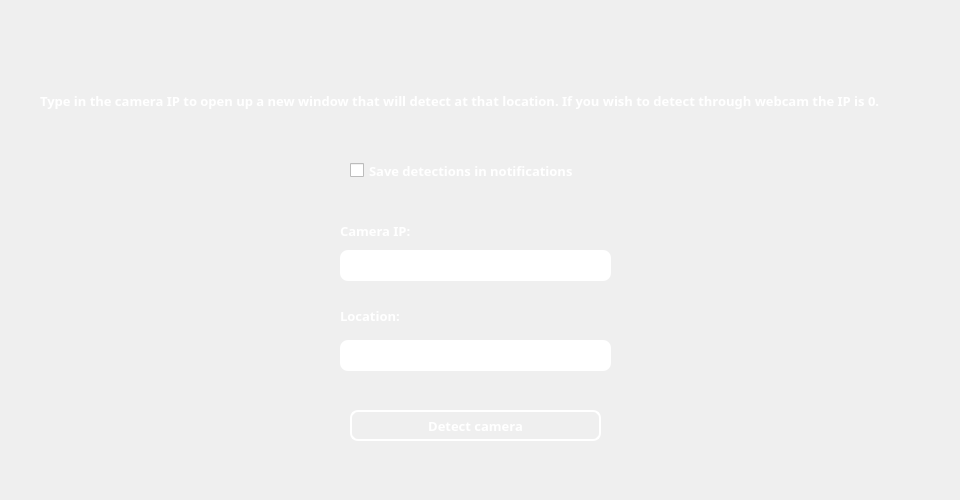
      <widget class="QWidget" name="detect_webcam_page">
       <widget class="QLabel" name="label_10">
        <property name="geometry">
         <rect>
          <x>40</x>
          <y>40</y>
          <width>911</width>
          <height>121</height>
         </rect>
        </property>
        <property name="font">
         <font>
          <family>Segoe UI Semibold</family>
          <pointsize>10</pointsize>
          <weight>75</weight>
          <bold>true</bold>
         </font>
        </property>
        <property name="styleSheet">
         <string notr="true">QLabel#label_10{
color: white;
}</string>
        </property>
        <property name="text">
         <string>Type in the camera IP to open up a new window that will detect at that location. If you wish to detect through webcam the IP is 0.</string>
        </property>
       </widget>
       <widget class="QLabel" name="label_13">
        <property name="geometry">
         <rect>
          <x>340</x>
          <y>220</y>
          <width>91</width>
          <height>21</height>
         </rect>
        </property>
        <property name="font">
         <font>
          <family>Segoe WP Semibold</family>
          <pointsize>10</pointsize>
          <weight>75</weight>
          <bold>true</bold>
         </font>
        </property>
        <property name="styleSheet">
         <string notr="true">QLabel#label_13{
color:white;
}</string>
        </property>
        <property name="text">
         <string>Camera IP:</string>
        </property>
       </widget>
       <widget class="QLabel" name="label_14">
        <property name="geometry">
         <rect>
          <x>340</x>
          <y>300</y>
          <width>81</width>
          <height>31</height>
         </rect>
        </property>
        <property name="font">
         <font>
          <family>Segoe WP Semibold</family>
          <pointsize>10</pointsize>
          <weight>75</weight>
          <bold>true</bold>
         </font>
        </property>
        <property name="styleSheet">
         <string notr="true">QLabel#label_14{
color:white;
}</string>
        </property>
        <property name="text">
         <string>Location:</string>
        </property>
       </widget>
       <widget class="QPushButton" name="detectCamera">
        <property name="geometry">
         <rect>
          <x>350</x>
          <y>410</y>
          <width>251</width>
          <height>31</height>
         </rect>
        </property>
        <property name="font">
         <font>
          <family>Segoe WP Semibold</family>
          <pointsize>10</pointsize>
          <weight>75</weight>
          <bold>true</bold>
         </font>
        </property>
        <property name="styleSheet">
         <string notr="true">QPushButton#detectCamera{
	background-color: Transparent;
    background-repeat:no-repeat;
    border: 2px solid white;
	color: white;
border-radius:8px;

}
QPushButton:hover#detectCamera{
	background-color: white;
    border-color: white;
	color: black;
border-radius: 8px;
    border: 2px solid white;
}</string>
        </property>
        <property name="text">
         <string>Detect camera</string>
        </property>
       </widget>
       <widget class="QLabel" name="cameraerror">
        <property name="geometry">
         <rect>
          <x>300</x>
          <y>380</y>
          <width>361</width>
          <height>21</height>
         </rect>
        </property>
        <property name="font">
         <font>
          <family>Segoe UI Semibold</family>
          <pointsize>10</pointsize>
          <weight>75</weight>
          <bold>true</bold>
         </font>
        </property>
        <property name="styleSheet">
         <string notr="true">QLabel#cameraerror{
color:red;
}</string>
        </property>
        <property name="text">
         <string/>
        </property>
        <property name="alignment">
         <set>Qt::AlignCenter</set>
        </property>
       </widget>
       <widget class="QLineEdit" name="cameraIP">
        <property name="geometry">
         <rect>
          <x>340</x>
          <y>250</y>
          <width>271</width>
          <height>31</height>
         </rect>
        </property>
        <property name="styleSheet">
         <string notr="true">QLineEdit#cameraIP
{
border-radius:8px;
padding-left: 5px;
}</string>
        </property>
       </widget>
       <widget class="QLineEdit" name="locationCamera">
        <property name="geometry">
         <rect>
          <x>340</x>
          <y>340</y>
          <width>271</width>
          <height>31</height>
         </rect>
        </property>
        <property name="styleSheet">
         <string notr="true">QLineEdit#locationCamera
{
border-radius:8px;
padding-left: 5px;
}</string>
        </property>
       </widget>
       <widget class="QCheckBox" name="saveNotificationsImage_2">
        <property name="geometry">
         <rect>
          <x>350</x>
          <y>160</y>
          <width>241</width>
          <height>21</height>
         </rect>
        </property>
        <property name="font">
         <font>
          <family>Segoe WP Semibold</family>
          <pointsize>10</pointsize>
          <weight>75</weight>
          <bold>true</bold>
         </font>
        </property>
        <property name="styleSheet">
         <string notr="true">QCheckBox{
color: white;
}</string>
        </property>
        <property name="text">
         <string>Save detections in notifications</string>
        </property>
       </widget>
       <widget class="QLabel" name="label_9">
        <property name="geometry">
         <rect>
          <x>350</x>
          <y>460</y>
          <width>241</width>
          <height>31</height>
         </rect>
        </property>
        <property name="font">
         <font>
          <family>Segoe UI Semibold</family>
          <pointsize>10</pointsize>
          <weight>75</weight>
          <bold>true</bold>
         </font>
        </property>
        <property name="styleSheet">
         <string notr="true">QLabel#label_9{
color: white;
}</string>
        </property>
        <property name="text">
         <string/>
        </property>
        <property name="alignment">
         <set>Qt::AlignCenter</set>
        </property>
       </widget>
      </widget>
